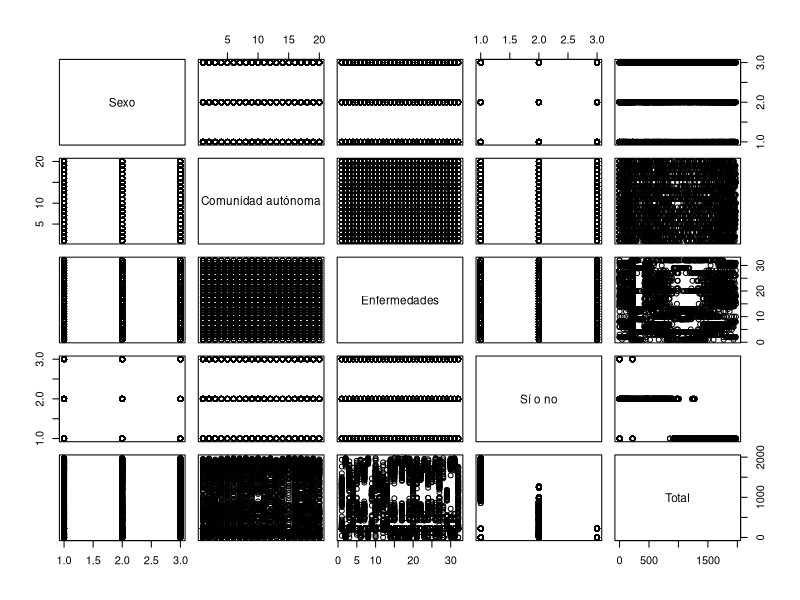
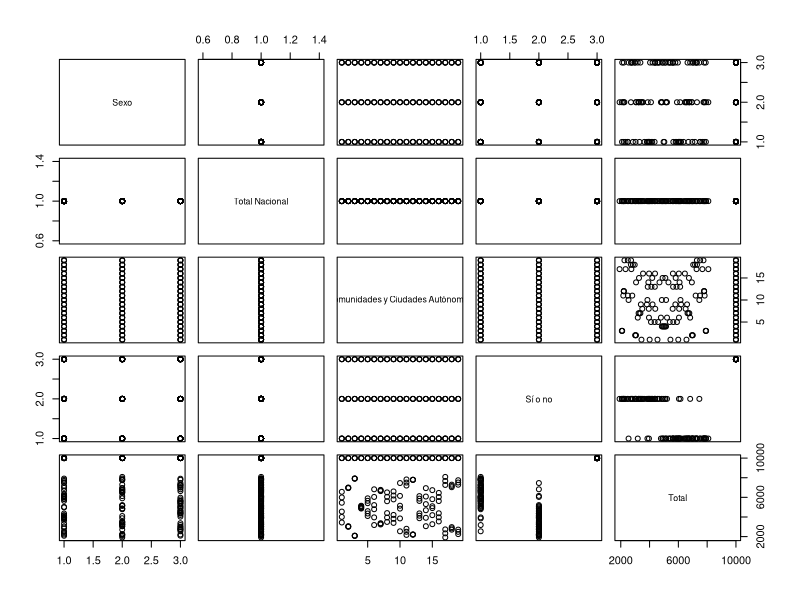

Recreate these plots in R, in order.
## ---- chunk 1
knitr::opts_chunk$set(echo = TRUE)
## ---- chunk 2
library(readr)
enfermedades <- read_delim("input/enfermedades.csv", 
    delim = ";", escape_double = FALSE, trim_ws = TRUE)
## ---- chunk 3
summary(enfermedades)
plot(enfermedades)
## ---- chunk 4
library(readr)
sedentarismo <- read_delim("input/sedentarismo.csv", 
    delim = ";", escape_double = FALSE, trim_ws = TRUE)
## ---- chunk 5
summary(sedentarismo)
plot(sedentarismo)
